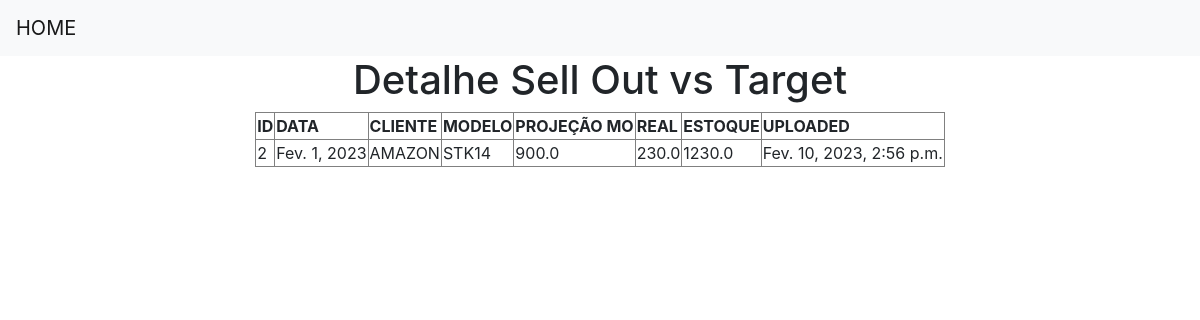
Page /2/ on the committed database.
### app_dados_semanal/models.py (models this page shows)
class Semanal(models.Model):
    data = models.DateField(null= False)
    cliente = models.CharField(max_length = 100, null= False)
    modelo = models.CharField(max_length = 100, null = False)
    projecao_m0 = models.FloatField(null = True, default=0)
    real = models.FloatField(null = True, default=0)
    estoque = models.FloatField(null = True, default=0)
    uploaded = models.DateTimeField(default=timezone.now)

### app_dados_semanal/views.py (the view)
# urls.py: path('<int:id>/', views.detalhe,name='detalhe'),
def detalhe(request,id):
    dados = {
        'dados': Semanal.objects.get(pk=id)
    }
    return render(request,'detalhe.html',dados)

### app_dados_semanal/templates/detalhe.html
{% extends 'base.html' %}
{% block conteudo %}
    <h1><center>Detalhe Sell Out vs Target</center></h1>
    <div class="container">
        <table align="center" border='1'>
            <tr>
                <th>ID </th>
                <th>DATA </th>
                <th>CLIENTE</th>
                <th>MODELO</th>
                <th>PROJEÇÃO MO</th>
                <th>REAL</th>
                <th>ESTOQUE</th>
                <th>UPLOADED </th>
            </tr>
            <tr>
                <td>{{dados.id}}</td>
                <td>{{dados.data}}</td>
                <td>{{dados.cliente}}</td>
                <td>{{dados.modelo}}</td>
                <td>{{dados.projecao_m0}}</td>
                <td>{{dados.real}}</td>
                <td>{{dados.estoque}}</td>
                <td>{{dados.uploaded}}</td>
            </tr>
        </table>
    </div>
{% endblock%}

### rows in the picture
Semanal: id "2", data "Fev. 1, 2023", cliente "AMAZON", modelo "STK14", projecao_m0 "900.0", real "230.0", estoque "1230.0", uploaded "Fev. 10, 2023, 2:56 p.m."
